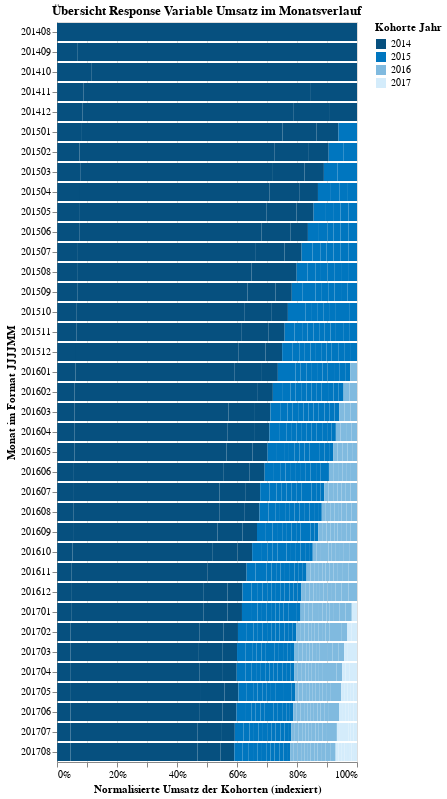

The cell this chart's notebook holds for it:
### Code cell
alt.Chart(data).mark_bar().encode(
    x = alt.X('sum(umsatz_indexiert):Q', stack = 'normalize', title = 'Normalisierte Umsatz der Kohorten (indexiert)'),
    y = alt.Y('monat', title = 'Monat im Format JJJJMM'),
    color=alt.Color('kohorte_jahr:N', 
                    scale=alt.Scale(domain= data['kohorte_jahr'].unique().tolist(), 
                    range=custom_colors), legend=alt.Legend(orient='right', title='Kohorte Jahr')),
    tooltip= ('kohorte')
).properties(
    title = 'Übersicht Response Variable Umsatz im Monatsverlauf'
).interactive()

### Figure 1 — Vega-Lite specification as saved in the notebook (floating-point values rounded to 4 significant figures; data arrays with more than 128 entries replaced by an {"elided": "..."} marker saying what was removed)
{"config": {"view": {"continuousWidth": 300, "continuousHeight": 300}}, "data": {"name": "data-cf925a265b592f215f2c8c2cfdef44bc"}, "mark": {"type": "bar"}, "encoding": {"color": {"field": "kohorte_jahr", "legend": {"orient": "right", "title": "Kohorte Jahr"}, "scale": {"domain": ["2014", "2015", "2016", "2017"], "range": ["#06507F", "#0076BF", "#80BADF", "#D4ECFB"]}, "type": "nominal"}, "tooltip": {"field": "kohorte", "type": "nominal"}, "x": {"aggregate": "sum", "field": "umsatz_indexiert", "stack": "normalize", "title": "Normalisierte Umsatz der Kohorten (indexiert)", "type": "quantitative"}, "y": {"field": "monat", "title": "Monat im Format JJJJMM", "type": "nominal"}}, "params": [{"name": "param_34", "select": {"type": "interval", "encodings": ["x", "y"]}, "bind": "scales"}], "title": "Übersicht Response Variable Umsatz im Monatsverlauf", "$schema": "https://vega.github.io/schema/vega-lite/v5.20.1.json", "datasets": {"data-cf925a265b592f215f2c8c2cfdef44bc": {"elided": "703 records"}}}
